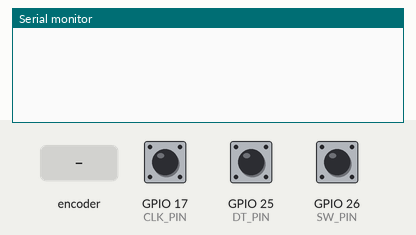
This sketch was run on a simulated ESP32. Shown: the last lines printed to the serial monitor. The test bench sets the inputs (shaded band); at power-on: GPIO 26 (SW_PIN) HIGH, GPIO 17 (CLK_PIN) HIGH, GPIO 25 (DT_PIN) HIGH.

Above: at 1.2 s.
1.3 s: rotary encoder on GPIO 17 (CLK_PIN) / GPIO 25 (DT_PIN) turned 1 step (first pin leading)
At 1.8 s:
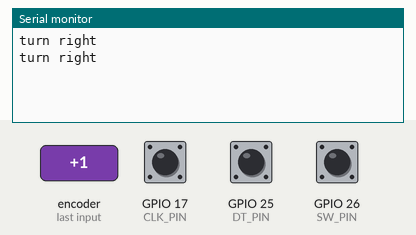
3.0 s: GPIO 26 (SW_PIN) pulled LOW for 0.15 s
At 4.3 s:
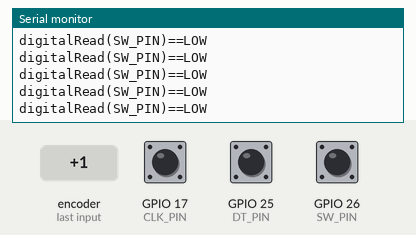
4.6 s: GPIO 26 (SW_PIN) pulled LOW for 1 s
At 6.8 s:
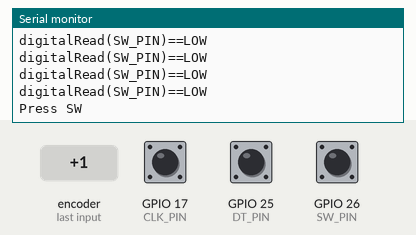
7.1 s: rotary encoder on GPIO 17 (CLK_PIN) / GPIO 25 (DT_PIN) turned 2 steps (second pin leading)
At 8.5 s:
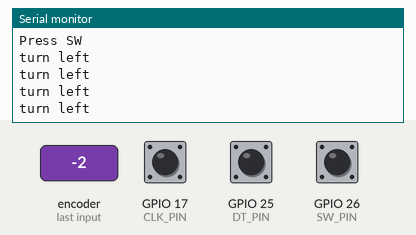

Measured:
- after the input at 1.3 s, the serial monitor: prints a new line at once (image 1)
- after the input at 3.0 s, the serial monitor: prints a new line at once (image 2)
- after the input at 4.6 s, the serial monitor: prints a new line after 1.0 s (image 3)
- after the input at 7.1 s, the serial monitor: prints a new line at once (image 4)

The sketch:

test.ino
```cpp
#define CLK_PIN 17
#define DT_PIN 25
#define SW_PIN 26

bool prev=LOW;
bool now=LOW;
uint16_t maxDebounce=500;
uint16_t debounce=0;

void setup()
{
  Serial.begin(115200);
  pinMode(CLK_PIN,INPUT_PULLUP);
  pinMode(DT_PIN,INPUT_PULLUP);
  pinMode(SW_PIN,INPUT_PULLUP);
  prev=digitalRead(CLK_PIN);
}

void loop()
{
  now=digitalRead(CLK_PIN);
  if(now!=prev)
  {
    if(digitalRead(DT_PIN)!=now)
    {
      Serial.println("turn right");
    }
    else
    {
      Serial.println("turn left");
    }
  }
  prev=now;

  if(digitalRead(SW_PIN)==LOW)
  {
    Serial.println("digitalRead(SW_PIN)==LOW");
    if(debounce<maxDebounce)
    {
      debounce++;
    }
    else
    {
      while(digitalRead(SW_PIN)==LOW){}
      Serial.println("Press SW");

      debounce=0;
    }
  }
}
```
